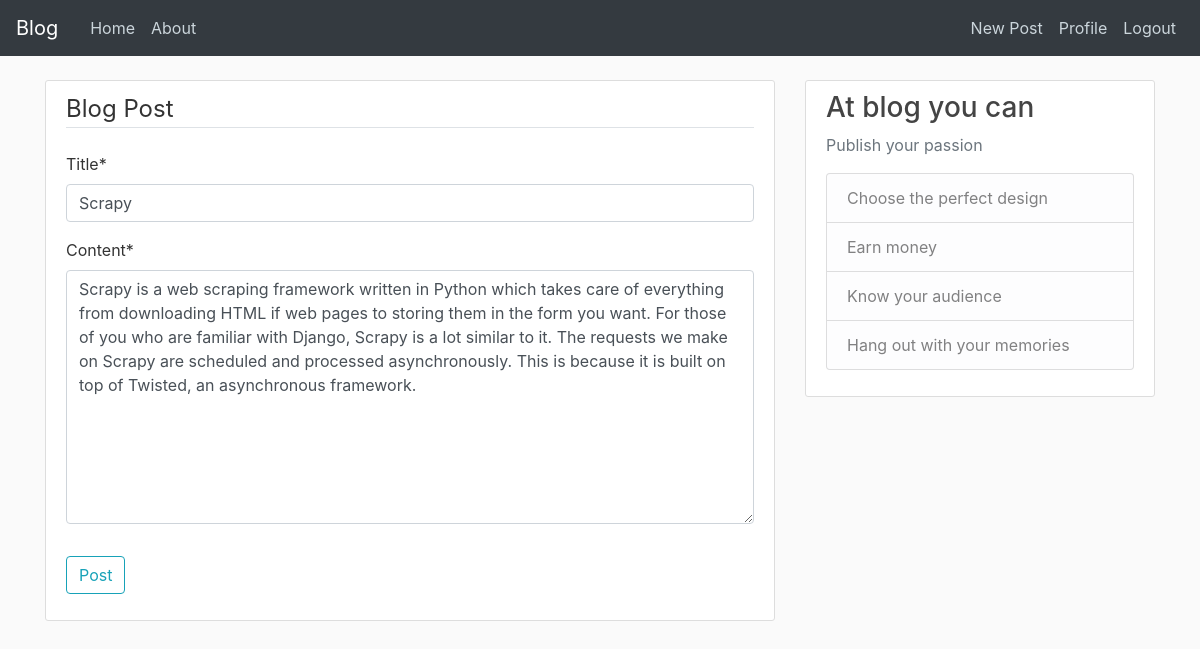
The app's page /post/31/update/ (signed in) with its own data.
### blog/models.py (models this page shows, shortened)
class Post(models.Model):
	title = models.CharField(max_length=100)
	content = models.TextField()
	data_posted = models.DateTimeField(default=timezone.now)
	author = models.ForeignKey(User, on_delete=models.CASCADE)

### blog/views.py (the view, shortened to what this page needs)
# urls.py: path('post/<int:pk>/update/', PostUpdateView.as_view(), name='post-update'),
class PostUpdateView(LoginRequiredMixin,UserPassesTestMixin, UpdateView):
	model = Post
	fields = ['title', 'content']
	def test_func(self):
		post = self.get_object()
		if self.request.user == post.author:
			return True
		else:
			return False

### blog/templates/blog/post_form.html (shortened to what this page needs)
{% extends "blog/base.html" %}
{% load crispy_forms_tags %}
{% block content %}
    <div class="content-section">
    	<form method="POST">
    		<fieldset class="form-group">
    			<legend class="border-bottom mb-4">Blog Post</legend>
    			{{ form | crispy }}
    		</fieldset>
    		<div class="form-group">
    			<button class="btn btn-outline-info" type="submit">Post</button>
    		</div>
    	</form>
    </div>
{% endblock content %}

### blog/templates/blog/base.html (shortened to what this page needs)
{% load static %}
<!DOCTYPE html>
<html>
<head>
    <link rel="stylesheet" href="https://maxcdn.bootstrapcdn.com/bootstrap/4.0.0/css/bootstrap.min.css">
    <link rel="stylesheet" type="text/css" href="{% static 'blog/main.css' %}">
</head>
<body>
    <header class="site-header">
      <nav class="navbar navbar-expand-sm navbar-dark bg-dark fixed-top">
          <a class="navbar-brand mr-4" href="{% url 'blog-home' %}">Blog</a>
          <div class="collapse navbar-collapse" id="navbarToggle">
            <div class="navbar-nav mr-auto">
              <a class="nav-item nav-link" href="{% url 'blog-home' %}">Home</a>
              <a class="nav-item nav-link" href="{% url 'blog-about' %}">About</a>
            </div>
            <div class="navbar-nav">
              {% if user.is_authenticated %}
                <a class="nav-item nav-link" href="{% url 'post-create' %}">New Post</a>
                <a class="nav-item nav-link" href="{% url 'profile' %}">Profile</a>
                <a class="nav-item nav-link" href="{% url 'logout' %}">Logout</a>
              {% else %}
                <a class="nav-item nav-link" href="{% url 'login' %}">Login</a>
                <a class="nav-item nav-link" href="{% url 'register' %}">Register</a>
              {% endif %}
            </div>
          </div>
      </nav>
    </header>
    <main role="main" class="container">
      <div class="row">
        <div class="col-md-8">
          {% block content %}{% endblock %}
        </div>
        <div class="col-md-4">
          <div class="content-section">
            <h3>At blog you can</h3>
            <p class='text-muted'>Publish your passion
              <ul class="list-group">
                <li class="list-group-item list-group-item-light">Choose the perfect design</li>
                <li class="list-group-item list-group-item-light">Earn money</li>
                <li class="list-group-item list-group-item-light">Know your audience</li>
                <li class="list-group-item list-group-item-light">Hang out with your memories</li>
              </ul>
            </p>
          </div>
        </div>
      </div>
    </main>
</body>
</html>

### blog/static/blog/main.css (style rules this page uses)
body { background: #fafafa; color: #333333; margin-top: 5rem; }
h1, h2, h3, h4, h5, h6 { color: #444444; }
ul { margin: 0; }
.site-header .navbar-nav .nav-link { color: #cbd5db; }
.content-section { background: #ffffff; padding: 10px 20px; border: 1px solid #dddddd; border-radius: 3px; margin-bottom: 20px; }

### records on screen
Post: title "Scrapy", content "Scrapy is a web scraping framework written in Python which takes care of everything from downloading HTML if web pages to storing them in the form you want. For those of you who are familiar with Django, Scrapy is a lot similar to it. The requests we make on Scrapy are scheduled and processed asynchronously. This is because it is built on top of Twisted, an asynchronous framework."
